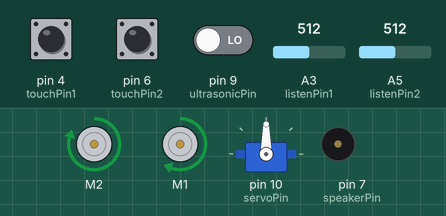
Bench run of a sketch on a simulated Arduino Uno, built with avr-gcc and run on an emulated ATmega328P. Shown: 2 × DC motor (green arrow = forward, orange = backward, longer = faster), servo, buzzer (waves = sounding). Inputs (shaded band) come from the test bench; at power-on: A3 (listenPin1) = 512, pin 4 (touchPin1) LOW, pin 6 (touchPin2) LOW, pin 9 (ultrasonicPin) LOW, A5 (listenPin2) = 512.

Above: at 3.1 s.
3.2 s: A3 (listenPin1) set to 240
At 14.74 s:
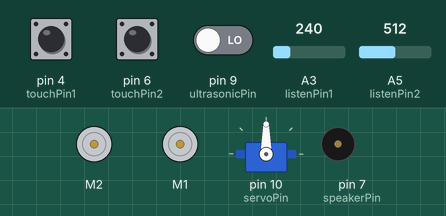
At 15.6 s:
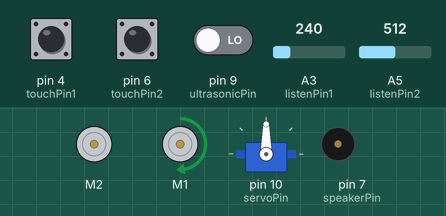
Timing chart, 0 to 43.6 s (numbered marks = the images above; inputs shaded):
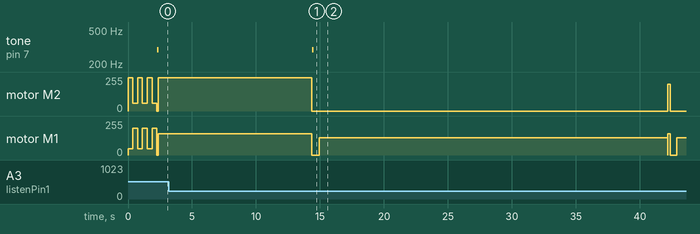

The sketch:

RobotPet.ino
```cpp
 /*  Nicholas Vadivelu & Bingran Li
 *  TER4M1
 *  Mr. Jay
 *
 *  Summative Project - Robot Pet
 */

#include <AFMotor.h> //for wheels
#include <Servo.h> //to rotate sensor
#include <stdlib.h> //for absolute value

// Declare both motors for wheels
AF_DCMotor m2(1);
AF_DCMotor m1(2);

//servo to rotate sensor
Servo servo;

//Pins
int servoPin = 10;
int ultrasonicPin = 9;
int listenPin1 = 3;
int listenPin2 = 5;
int touchPin1 = 4;
int touchPin2 = 6;
int speakerPin = 7;

// Determines the duration of the turn, depending on battery level and wheel this will be different
double diff = 0.8;
int lTurnTime = 775;
int rTurnTime = 680;

void setup() {
  //allows motors to run
  m1.run(RELEASE);
  m2.run(RELEASE);
  servo.attach(servoPin);
  servo.write(90); // Point straight initially

  //set up the sensor pins
  pinMode(ultrasonicPin, INPUT);
  pinMode(listenPin1, INPUT);
  pinMode(listenPin2, INPUT);
  pinMode(touchPin1, INPUT);
  pinMode(touchPin2, INPUT);
  pinMode(speakerPin, OUTPUT);
}

//function made to easily control the movement of the robot
void moveMotor(int speed1, int speed2, int duration) {
  //motor speed to 0 to start
  m1.setSpeed(0);
  m2.setSpeed(0);

  //sets forward or backward based on speed
  m1.run(speed1 > 0 ? FORWARD : BACKWARD);
  m2.run(speed2 > 0 ? FORWARD : BACKWARD);

  //absolute values speed
  speed1 *= (speed1 >= 0 ? 1 : -1);
  speed2 *= (speed2 >= 0 ? 1 : -1);

  //moves the motor
  m1.setSpeed(speed1);
  m2.setSpeed(speed2*diff);

  delay(duration);

  //stops motors
  m1.run(RELEASE);
  m2.run(RELEASE);
}

//calculates distance between robot and object in front of it in cm
float distance(int pin) {
  unsigned long time;
  unsigned long sizeofpulse;
  float range;

  pinMode(pin, OUTPUT); //return digital pin to OUTPUT mode after reading
  digitalWrite(pin, LOW);
  delayMicroseconds(25);
  digitalWrite(pin, HIGH); //Trig pin pulsed LOW for 25usec
  time = micros(); //record timer
  pinMode(pin, INPUT); //change pin to INPUT to read the echo pulse
  sizeofpulse = pulseIn(pin, LOW, 18000); //should be approx 150usec, timeout at 18msec
  time = micros() - time - sizeofpulse; // amount of time elapsed since we sent the trigger pulse and detect the echo pulse, then subtract the size of the echo pulse
  range = (time*340.29/2/10000)-3; // convert to distance in centimeters
  return range;
}

//go straight while avoiding obstacles
void moveStraight() {
  float dist = distance(ultrasonicPin); //gets the distance of the obstacle in front
  int distTravelled = 0;
  if (dist > 10) {//obstacle is a safe distance away
    moveMotor(200, 200, 200);
  } else { //obstacle is close
    moveMotor(200, 0, rTurnTime);//90 degree right turn
    servo.write(0); // Turn servo left
    delay(500);
    while (distance(ultrasonicPin) < 30) { //keep moving sideways until you cross the object
      moveMotor(200, 200, 50);
      distTravelled++;
    }
    moveMotor(200,200,200); // Clear the box
    moveMotor(0, 200, lTurnTime); //turn straight
    delay(500);
    while (distance(ultrasonicPin) < 30) { //keep moving forward until you pass the object
      moveMotor(200, 200, 50);
    }
    moveMotor(200,200,200); // Clear the box
    moveMotor(0, 200, lTurnTime); //turn sideways again
    delay(500);
    for (int i = 0 ; i < distTravelled ; i++) {
      moveMotor(200, 200, 50);
    }
    moveMotor(200,200,200); // Compensate for claering the box earlier
    moveMotor(200, 0, rTurnTime);//90 degree right turn
    servo.write(90); // Point sensor straight
  }
}

//listens for loudest noise, turns towards that sound
void findSound() {
  int leftSound = analogRead(listenPin1);
  int rightSound = analogRead(listenPin2);
  moveMotor(100*rightSound/10, 100*leftSound/10, abs(rightSound - leftSound)*100); //modify equation based on experimental tests
}

//Various tricks are implemented below
void square (int side) { //trce a square
  for (int i = 0 ; i < 4 ; i++) { //four sides
    moveMotor(150, 150, side*250);
    moveMotor(200, 0, 800);
  }
}

void circle (int r) { //trace a circle
  moveMotor(250, 20*r, r*1200);
}

void wave (int r, int dist) { //creates an oscillating wave with a striaght line disatnce of dist
  for (int i = 0 ; i < dist ; i++) {
    moveMotor(250, 20*r, r*125);
    moveMotor(20*r, 250, r*125);
  }
}

//does a 3-point turn for the robot to react to a touch
void turn (int dist) {
  moveMotor(150, 150, dist*200); //moving forward
  moveMotor(120, 200, 1200); //first point of turn
  moveMotor(-250, -120, 1000); //second point of turn
  moveMotor(120, 200, 1200); //final point of turn
  //moveMotor(150, 150, dist*200); //moving back
}

void playTone(int tone, int duration) { //plays a tone
  for (long i = 0; i < duration * 1000L; i += tone * 2) {
    digitalWrite(speakerPin, HIGH);
    delayMicroseconds(tone);
    digitalWrite(speakerPin, LOW);
    delayMicroseconds(tone);
  }
}

void playNote(char note, int duration) { //plays notes
  char names[] = { 'c', 'd', 'e', 'f', 'g', 'a', 'b', 'C' };
  int tones[] = { 1915, 1700, 1519, 1432, 1275, 1136, 1014, 956 };

  // play the tone corresponding to the note name
  for (int i = 0; i < 8; i++) {
    if (names[i] == note) {
      playTone(tones[i], duration);
    }
  }
}

//checks if the robot was touched, and responds appropriately
void checkTouch() {
  if (digitalRead(touchPin1) == HIGH) { //if the front is touched
    moveMotor(-200, -200, 100); //moves away from sound
    playNote('c', 100); //"growls"
  }

  if (digitalRead(touchPin2) == HIGH) { //if rear is touched
    turn(200); //moves away from sound, turns
    playNote('c', 100); //growls"
  }
}

//will check for tricks
void checkTricks() {
  int x = 0;
  while (x++ < 50) { //will check for tricks for a short period of time
    if (analogRead(listenPin1) >= 250) { //if there is a loud noise, the robot will do one of three tricks
      if (x%3 == 0)
        square(10);
      else if (x%3 == 1)
        wave(3, 3);
      else
        circle(10);
      playNote('d', 100);
    }
    delay(10);
  }
}

void loop() {
  checkTouch(); //checks if the robot was touched
  checkTricks(); //check if a trick command was triggered
  findSound(); //figures out which way to turn
  moveStraight(); //moves towards the loud sound source
}
```

Measured:
- after the input at 3.2 s, tone on pin 7 (speakerPin): goes on until 14.5 s, then stays silent
